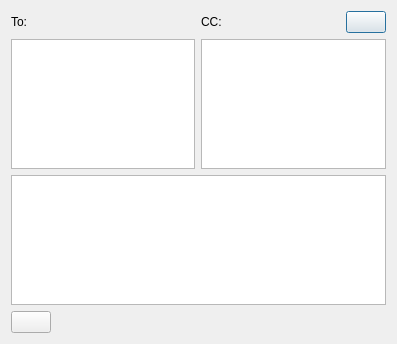
<?xml version="1.0" encoding="UTF-8"?>
<ui version="4.0">
 <class>PumpIOMessageDialog</class>
 <widget class="QDialog" name="PumpIOMessageDialog">
  <property name="geometry">
   <rect>
    <x>0</x>
    <y>0</y>
    <width>397</width>
    <height>344</height>
   </rect>
  </property>
  <property name="windowTitle">
   <string>Dialog</string>
  </property>
  <property name="modal">
   <bool>false</bool>
  </property>
  <layout class="QVBoxLayout" name="verticalLayout">
   <item>
    <layout class="QGridLayout" name="gridLayout">
     <item row="0" column="2">
      <widget class="QPushButton" name="btnReload">
       <property name="sizePolicy">
        <sizepolicy hsizetype="Fixed" vsizetype="Fixed">
         <horstretch>0</horstretch>
         <verstretch>0</verstretch>
        </sizepolicy>
       </property>
       <property name="toolTip">
        <string>Update Friends List</string>
       </property>
       <property name="text">
        <string/>
       </property>
       <property name="icon">
        <iconset theme="view-refresh"/>
       </property>
      </widget>
     </item>
     <item row="0" column="1">
      <widget class="QLabel" name="label_2">
       <property name="text">
        <string>CC:</string>
       </property>
      </widget>
     </item>
     <item row="1" column="1" colspan="2">
      <widget class="QListWidget" name="ccList">
       <property name="selectionMode">
        <enum>QAbstractItemView::MultiSelection</enum>
       </property>
      </widget>
     </item>
     <item row="1" column="0">
      <widget class="QListWidget" name="toList">
       <property name="selectionMode">
        <enum>QAbstractItemView::MultiSelection</enum>
       </property>
      </widget>
     </item>
     <item row="0" column="0">
      <widget class="QLabel" name="label">
       <property name="layoutDirection">
        <enum>Qt::LeftToRight</enum>
       </property>
       <property name="text">
        <string>To:</string>
       </property>
      </widget>
     </item>
    </layout>
   </item>
   <item>
    <widget class="QTextEdit" name="txtMessage"/>
   </item>
   <item>
    <layout class="QHBoxLayout" name="horizontalLayout">
     <item>
      <widget class="QPushButton" name="btnAttach">
       <property name="sizePolicy">
        <sizepolicy hsizetype="Fixed" vsizetype="Fixed">
         <horstretch>0</horstretch>
         <verstretch>0</verstretch>
        </sizepolicy>
       </property>
       <property name="toolTip">
        <string>Attach a file</string>
       </property>
       <property name="text">
        <string/>
       </property>
       <property name="icon">
        <iconset theme="mail-attachment"/>
       </property>
      </widget>
     </item>
     <item>
      <spacer name="horizontalSpacer">
       <property name="orientation">
        <enum>Qt::Horizontal</enum>
       </property>
       <property name="sizeType">
        <enum>QSizePolicy::Expanding</enum>
       </property>
       <property name="sizeHint" stdset="0">
        <size>
         <width>40</width>
         <height>20</height>
        </size>
       </property>
      </spacer>
     </item>
    </layout>
   </item>
  </layout>
 </widget>
 <resources/>
 <connections/>
</ui>
